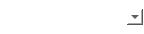
<?xml version="1.0" encoding="UTF-8"?>
<ui version="4.0">
 <class>TreeComboBoxWidget</class>
 <widget class="QWidget" name="TreeComboBoxWidget">
  <property name="geometry">
   <rect>
    <x>0</x>
    <y>0</y>
    <width>144</width>
    <height>34</height>
   </rect>
  </property>
  <property name="windowTitle">
   <string>Form</string>
  </property>
  <property name="styleSheet">
   <string notr="true">background-color: rgb(255, 255, 255);</string>
  </property>
  <layout class="QGridLayout" name="gridLayout">
   <property name="leftMargin">
    <number>0</number>
   </property>
   <property name="topMargin">
    <number>0</number>
   </property>
   <property name="rightMargin">
    <number>0</number>
   </property>
   <property name="bottomMargin">
    <number>0</number>
   </property>
   <property name="spacing">
    <number>0</number>
   </property>
   <item row="0" column="0">
    <layout class="QVBoxLayout" name="verticalLayout">
     <property name="spacing">
      <number>0</number>
     </property>
     <item>
      <widget class="QComboBox" name="comboBox">
       <property name="styleSheet">
        <string notr="true">QComboBox {
	background-color: rgb(255, 255, 255);
    color: &quot;black&quot;;
    border: 1px  solid rgb(255, 255, 255);;
	border-radius: 0px;
}</string>
       </property>
      </widget>
     </item>
    </layout>
   </item>
  </layout>
 </widget>
 <resources/>
 <connections/>
</ui>
